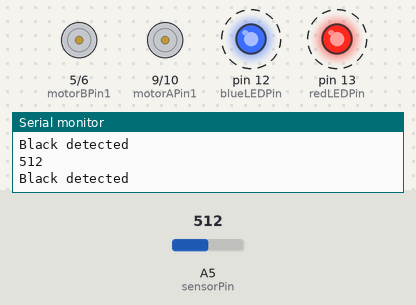
This sketch was run on a simulated Arduino Uno, built with avr-gcc and run on an emulated ATmega328P. On the bench: motor-driver pin pairs drawn as motors (green arrow = first pin HIGH = forward, orange = second pin HIGH = backward, longer = more drive, scaled by the enable pin), output pins drawn as LEDs (lit = HIGH), the last lines printed to the serial monitor. Dashed ring = blinking. The test bench sets the inputs (shaded band); at power-on: A5 (sensorPin) = 512.

Above: at 1.12 s.
1.6 s: A5 (sensorPin) set to 784
4.6 s: A5 (sensorPin) set to 812
At 5.13 s:
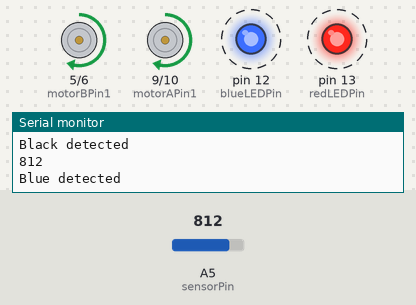
7.6 s: A5 (sensorPin) set to 841
10.6 s: A5 (sensorPin) set to 864
At 11.13 s:
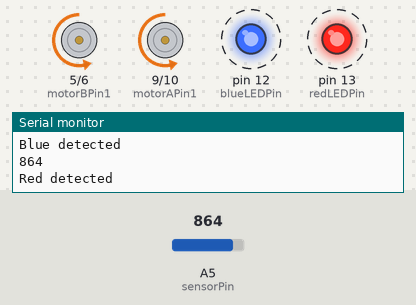
13.6 s: A5 (sensorPin) set to 889
16.6 s: A5 (sensorPin) set to 916
At 17.14 s:
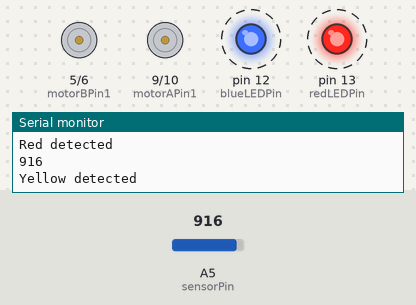
Timing chart, 0 to 20.6 s (numbered marks = the images above; inputs shaded):
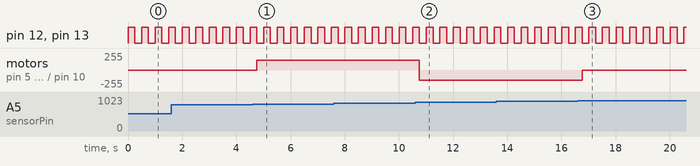

Measured:
- the behaviour switches between 799 and 800 on A5 (sensorPin) (found by bisection; images 0 and 1)
- the behaviour switches between 849 and 850 on A5 (sensorPin) (found by bisection; images 1 and 2)
- the behaviour switches between 900 and 901 on A5 (sensorPin) (found by bisection; images 2 and 3)
- after the input at 4.6 s, motor on pin 5 (motorBPin1) / pin 6 (motorBPin2), motor on pin 9 (motorAPin1) / pin 10 (motorAPin2): stopped → forward 150/255 after 0.15 s
- after the input at 10.6 s, motor on pin 5 (motorBPin1) / pin 6 (motorBPin2), motor on pin 9 (motorAPin1) / pin 10 (motorAPin2): forward 150/255 → backward 150/255 after 0.16 s
- after the input at 16.6 s, motor on pin 5 (motorBPin1) / pin 6 (motorBPin2), motor on pin 9 (motorAPin1) / pin 10 (motorAPin2): backward 150/255 → stopped after 0.17 s
- by itself, pin 12 (blueLEDPin), pin 13 (redLEDPin): alternates HIGH for 0.25 s and LOW for 0.25 s

The sketch:

partTwo.ino
```cpp
const int redLEDPin = 13;
const int blueLEDPin = 12;
const int sensorPin = A5;

//motor one
const int motorAPin1 = 9;
const int motorAPin2 = 10;
const int enableAPin1 = 11;

//motor two
const int motorBPin1 = 5;
const int motorBPin2 = 6;
const int enableBPin1 = 3;


const int TURN_DELAY = 200;
const int SEARCH_DELAY = 1000;

// const int RED_THRESHOLD = 730;
// const int BLUE_THRESHOLD = 670;
// const int YELLOW_THRESHOLD = 870;
// const int BLACK_THRESHOLD = 540;

const int RED_THRESHOLD = 860;
const int BLUE_THRESHOLD = 800;
const int YELLOW_THRESHOLD = 900;
const int range = 10; // ie threshold +/- range

void setup() {
  pinMode(motorAPin1, OUTPUT);
  pinMode(motorAPin2, OUTPUT);
  pinMode(enableAPin1, OUTPUT);

  pinMode(motorBPin1, OUTPUT);
  pinMode(motorBPin2, OUTPUT);
  pinMode(enableBPin1, OUTPUT);

  pinMode(redLEDPin, OUTPUT);
  pinMode(blueLEDPin, OUTPUT);
  Serial.begin(9600);
}

//First loop
// void loop() {
//   int color = detectColor();
//   switch(color) {
//     case 0: // Black - adjust path
//       //adjustPath
//       Serial.println("Black detected");
//       break;
//     case 1: // Red
//       Serial.println("Red detected");
//       turnRight();
//       break;
//     case 2: // Blue
//       //moveForward
//       Serial.println("Blue detected");
//       turnLeft();
//       break;
//     case 3: // Yellow
//       Serial.println("Yellow detected");
//       break;
//   }
//   delay(100); // Short delay to prevent erratic behavior
// }

void loop() {
  int color = detectColor();
  switch(color) {
    case 0: // Black - adjust path
      //adjustPath
      Serial.println("Black detected");
      stopMotor();
      break;
    case 1: // Red
      Serial.println("Red detected");
      turnRight();
      break;
    case 2: // Blue
      //moveForward
      Serial.println("Blue detected");
      turnLeft();
      // forwardDirection();
      break;
    case 3: // Yellow
      Serial.println("Yellow detected");
      stopMotor();
      break;
  }
  delay(250); // Short delay to prevent erratic behavior
}

int detectColor() {
  int Reflection;

  // Measure reflection from red LED
  digitalWrite(redLEDPin, HIGH);

  // Measure reflection from blue LED
  digitalWrite(blueLEDPin, HIGH);

  // Short delay to stabilize light reflection
  delay(250);

  //Record and turn LED's off
  Reflection = analogRead(sensorPin);
  Serial.println(Reflection);
  digitalWrite(blueLEDPin, LOW);
  digitalWrite(redLEDPin, LOW);


  // Logic to determine color based on the reflection values
  // if (Reflection >= RED_THRESHOLD + range && Reflection <= RED_THRESHOLD - range) {
  if (Reflection >= RED_THRESHOLD - range && Reflection <= YELLOW_THRESHOLD) {
    return 1; // Red
  } else if (Reflection >= BLUE_THRESHOLD && Reflection < RED_THRESHOLD) {
    return 2; // Blue
  } else if (Reflection >= YELLOW_THRESHOLD + range || Reflection >= YELLOW_THRESHOLD - range) {
    return 3; // Yellow
  } else {
    return 0; // Black or no color detected
  }
}

void forwardDirection() {
  digitalWrite(motorAPin1, LOW);
  digitalWrite(motorAPin2, HIGH);

  digitalWrite(motorBPin1, HIGH);
  digitalWrite(motorBPin2, LOW);

  analogWrite(enableAPin1, 130); //left
  analogWrite(enableBPin1, 210); //right
}

void reverseDirection() {
  digitalWrite(motorAPin1, HIGH);
  digitalWrite(motorAPin2, LOW);

  digitalWrite(motorBPin1, LOW);
  digitalWrite(motorBPin2, HIGH);

  analogWrite(enableAPin1, 130); //left
  analogWrite(enableBPin1, 210); //right
}


void turnLeft() {
  digitalWrite(motorAPin1, HIGH);
  digitalWrite(motorAPin2, LOW);
  analogWrite(enableAPin1, 150);

  digitalWrite(motorBPin1, HIGH);
  digitalWrite(motorBPin2, LOW);
  analogWrite(enableBPin1, 150);
  //add delay
}

void turnRight() {
  digitalWrite(motorAPin1, LOW);
  digitalWrite(motorAPin2, HIGH);
  analogWrite(enableAPin1, 150);

  digitalWrite(motorBPin1, LOW);
  digitalWrite(motorBPin2, HIGH);
  analogWrite(enableBPin1, 150);
  //add delay
}

void stopMotor() {
  //stop motor A
  digitalWrite(motorAPin1, LOW);
  digitalWrite(motorAPin2, LOW);

  //stop motor B
  digitalWrite(motorBPin1, LOW);
  digitalWrite(motorBPin2, LOW);
}


//second loop
// void loop() {
//   int color = detectColor();
//   switch(color) {
//     case 0: // Black - adjust path
//       //adjustPath
//       Serial.println("Black detected");
//       break;
//     case 1: // Red
//       Serial.println("Red detected");
//       turnRight();
//       break;
//     case 2: // Blue
//       //moveForward
//       Serial.println("Blue detected");
//       forwardDirection();
//       break;
//     case 3: // Yellow
//       Serial.println("Yellow detected");
//       stopMotor();
//       break;
//   }
//   delay(100); // Short delay to prevent erratic behavior
// }

//The turn we have is the point turn. We have to work on a curve turn which moves forward/backward while turning
```
